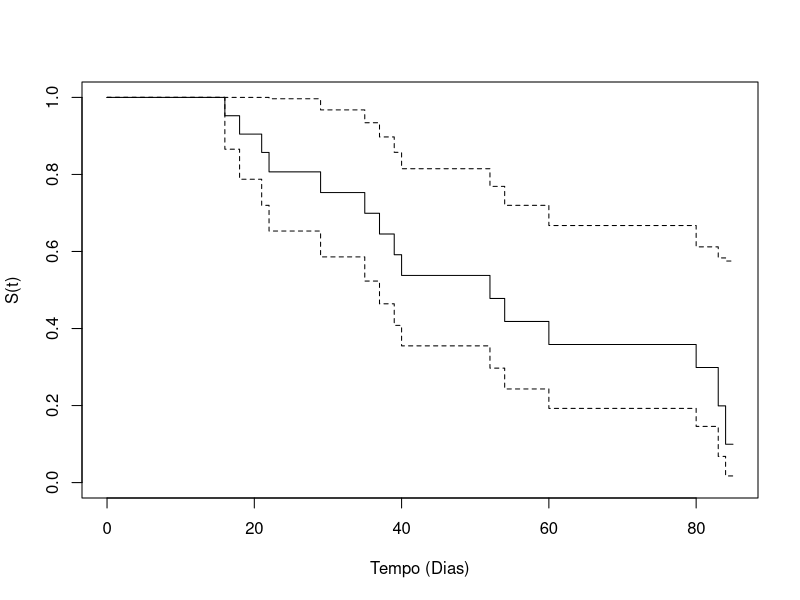
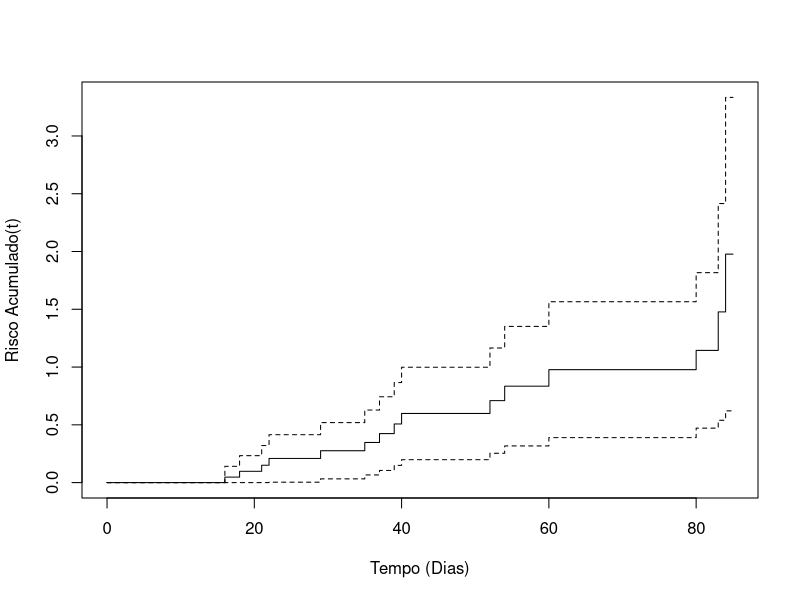

Here is the R script that generated these plots, in order:
## ---- chunk 1

library(survival)
tempo = c(60, 84, 25, 54,80,37,18,29,50,83,80,81,35,52,21,40,22,85,39,16,21)
censura = c(1,1,0,1,0,1,1,1,0,1,1,0,1,1,1,1,1,0,1,1,0)
dados = data.frame( tempo, censura )
View(dados)

## ---- chunk 2
mod = survfit( Surv( tempo, censura   )~1, dados  )
summary(mod)

plot(mod, xlab = 'Tempo (Dias)', ylab= 'S(t)')


## ---- chunk 3

plot(mod, xlab = 'Tempo (Dias)', ylab= 'Risco Acumulado(t)', fun = 'cumhaz')


## ---- chunk 4

tempo<- c(1,2,3,3,3,5,5,16,16,16,16,16,16,16,16,1,1,1,1,4,5,7,8,10,10,12,16,16,16) 
cens<-c(0,0,1,1,0,0,0,0,0,0,0,0,0,0,0,1,1,1,0,0,1,1,1,1,0,0,0,0,0) 
grupos<-c(rep(1,15),rep(2,14)) 

## Para rodar o teste log-rank, faça rho = 0

survdiff(Surv(tempo,cens)~grupos,rho=0)


## Para rodar o teste Peto, faça rho = 1

survdiff(Surv(tempo,cens)~grupos,rho=1)
